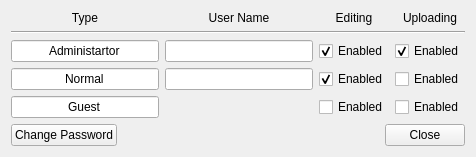
<?xml version="1.0" encoding="UTF-8"?>
<ui version="4.0">
 <class>UserInfoWidget</class>
 <widget class="QWidget" name="UserInfoWidget">
  <property name="geometry">
   <rect>
    <x>0</x>
    <y>0</y>
    <width>476</width>
    <height>150</height>
   </rect>
  </property>
  <property name="windowTitle">
   <string>Account Information</string>
  </property>
  <layout class="QVBoxLayout" name="verticalLayout" stretch="1,0">
   <item>
    <layout class="QGridLayout" name="gridLayout">
     <item row="0" column="0">
      <widget class="QLabel" name="label_6">
       <property name="sizePolicy">
        <sizepolicy hsizetype="Preferred" vsizetype="Fixed">
         <horstretch>0</horstretch>
         <verstretch>0</verstretch>
        </sizepolicy>
       </property>
       <property name="text">
        <string>Type</string>
       </property>
       <property name="alignment">
        <set>Qt::AlignCenter</set>
       </property>
      </widget>
     </item>
     <item row="2" column="1">
      <widget class="QLineEdit" name="editAdminID">
       <property name="alignment">
        <set>Qt::AlignCenter</set>
       </property>
       <property name="readOnly">
        <bool>true</bool>
       </property>
      </widget>
     </item>
     <item row="3" column="3">
      <widget class="QCheckBox" name="cbNormalUploading">
       <property name="text">
        <string>Enabled</string>
       </property>
       <property name="checkable">
        <bool>true</bool>
       </property>
       <property name="checked">
        <bool>false</bool>
       </property>
      </widget>
     </item>
     <item row="2" column="2">
      <widget class="QCheckBox" name="cbAdminEditing">
       <property name="text">
        <string>Enabled</string>
       </property>
       <property name="checkable">
        <bool>true</bool>
       </property>
       <property name="checked">
        <bool>true</bool>
       </property>
      </widget>
     </item>
     <item row="3" column="1">
      <widget class="QLineEdit" name="editNormalID">
       <property name="alignment">
        <set>Qt::AlignCenter</set>
       </property>
       <property name="readOnly">
        <bool>true</bool>
       </property>
      </widget>
     </item>
     <item row="4" column="2">
      <widget class="QCheckBox" name="cbNormalUploading_3">
       <property name="text">
        <string>Enabled</string>
       </property>
       <property name="checkable">
        <bool>true</bool>
       </property>
       <property name="checked">
        <bool>false</bool>
       </property>
      </widget>
     </item>
     <item row="4" column="0">
      <widget class="QLineEdit" name="lineEdit_3">
       <property name="inputMask">
        <string/>
       </property>
       <property name="text">
        <string>Guest</string>
       </property>
       <property name="alignment">
        <set>Qt::AlignCenter</set>
       </property>
       <property name="readOnly">
        <bool>true</bool>
       </property>
      </widget>
     </item>
     <item row="4" column="3">
      <widget class="QCheckBox" name="cbNormalUploading_2">
       <property name="text">
        <string>Enabled</string>
       </property>
       <property name="checkable">
        <bool>true</bool>
       </property>
       <property name="checked">
        <bool>false</bool>
       </property>
      </widget>
     </item>
     <item row="0" column="1">
      <widget class="QLabel" name="label_4">
       <property name="sizePolicy">
        <sizepolicy hsizetype="Preferred" vsizetype="Fixed">
         <horstretch>0</horstretch>
         <verstretch>0</verstretch>
        </sizepolicy>
       </property>
       <property name="text">
        <string>User Name</string>
       </property>
       <property name="alignment">
        <set>Qt::AlignCenter</set>
       </property>
      </widget>
     </item>
     <item row="0" column="3">
      <widget class="QLabel" name="label_3">
       <property name="sizePolicy">
        <sizepolicy hsizetype="Preferred" vsizetype="Fixed">
         <horstretch>0</horstretch>
         <verstretch>0</verstretch>
        </sizepolicy>
       </property>
       <property name="text">
        <string>Uploading</string>
       </property>
       <property name="alignment">
        <set>Qt::AlignCenter</set>
       </property>
      </widget>
     </item>
     <item row="0" column="2">
      <widget class="QLabel" name="label_2">
       <property name="sizePolicy">
        <sizepolicy hsizetype="Preferred" vsizetype="Fixed">
         <horstretch>0</horstretch>
         <verstretch>0</verstretch>
        </sizepolicy>
       </property>
       <property name="text">
        <string>Editing</string>
       </property>
       <property name="alignment">
        <set>Qt::AlignCenter</set>
       </property>
      </widget>
     </item>
     <item row="2" column="3">
      <widget class="QCheckBox" name="cbAdminUploading">
       <property name="text">
        <string>Enabled</string>
       </property>
       <property name="checkable">
        <bool>true</bool>
       </property>
       <property name="checked">
        <bool>true</bool>
       </property>
      </widget>
     </item>
     <item row="3" column="2">
      <widget class="QCheckBox" name="cbNormalEditing">
       <property name="text">
        <string>Enabled</string>
       </property>
       <property name="checkable">
        <bool>true</bool>
       </property>
       <property name="checked">
        <bool>true</bool>
       </property>
      </widget>
     </item>
     <item row="3" column="0">
      <widget class="QLineEdit" name="lineEdit">
       <property name="inputMask">
        <string/>
       </property>
       <property name="text">
        <string>Normal</string>
       </property>
       <property name="alignment">
        <set>Qt::AlignCenter</set>
       </property>
       <property name="readOnly">
        <bool>true</bool>
       </property>
      </widget>
     </item>
     <item row="1" column="0" colspan="4">
      <widget class="Line" name="line">
       <property name="orientation">
        <enum>Qt::Horizontal</enum>
       </property>
      </widget>
     </item>
     <item row="2" column="0">
      <widget class="QLineEdit" name="lineEdit_2">
       <property name="inputMask">
        <string/>
       </property>
       <property name="text">
        <string>Administartor</string>
       </property>
       <property name="alignment">
        <set>Qt::AlignCenter</set>
       </property>
       <property name="readOnly">
        <bool>true</bool>
       </property>
      </widget>
     </item>
    </layout>
   </item>
   <item>
    <layout class="QHBoxLayout" name="horizontalLayout">
     <item>
      <widget class="QPushButton" name="btnChangeInfo">
       <property name="text">
        <string>Change Password</string>
       </property>
      </widget>
     </item>
     <item>
      <spacer name="horizontalSpacer">
       <property name="orientation">
        <enum>Qt::Horizontal</enum>
       </property>
       <property name="sizeHint" stdset="0">
        <size>
         <width>40</width>
         <height>20</height>
        </size>
       </property>
      </spacer>
     </item>
     <item>
      <widget class="QPushButton" name="btnClose">
       <property name="text">
        <string>Close</string>
       </property>
      </widget>
     </item>
    </layout>
   </item>
  </layout>
 </widget>
 <layoutdefault spacing="6" margin="11"/>
 <resources/>
 <connections/>
</ui>
